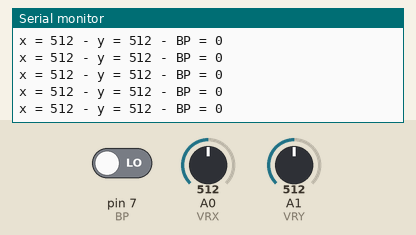
Recording of a sketch running on a simulated Arduino Uno, built with avr-gcc and run on an emulated ATmega328P. On the bench: the last lines printed to the serial monitor. The inputs (shaded band) are chosen by the test bench; at power-on: A0 (VRX) = 512, A1 (VRY) = 512, pin 7 (BP) LOW.

Above: at 1.2 s.
1.3 s: A0 (VRX) set to 716
At 1.56 s:
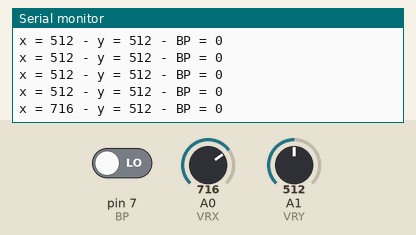
2.8 s: A1 (VRY) set to 716
At 2.97 s:
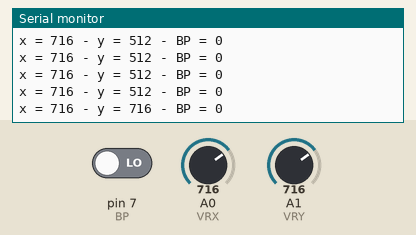
4.3 s: pin 7 (BP) driven HIGH
At 4.57 s:
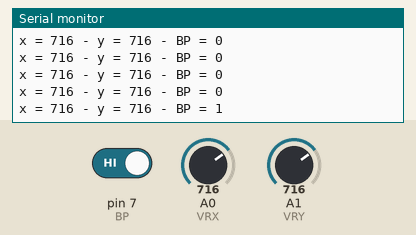
5.8 s: A0 (VRX) set to 900
At 5.98 s:
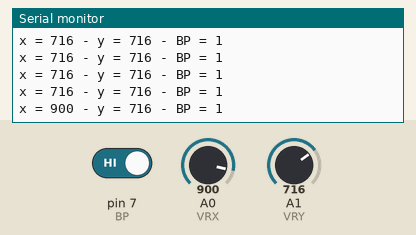
7.3 s: A1 (VRY) set to 900
At 7.38 s:
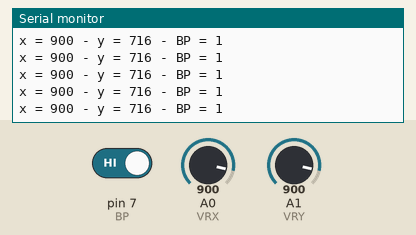
8.8 s: pin 7 (BP) driven LOW
At 8.99 s:
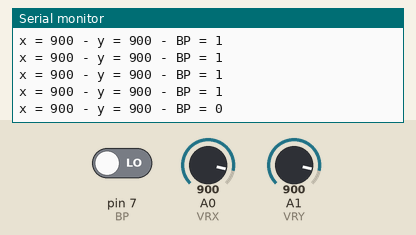
Timing chart, 0 to 11.3 s (numbered marks = the images above; inputs shaded):
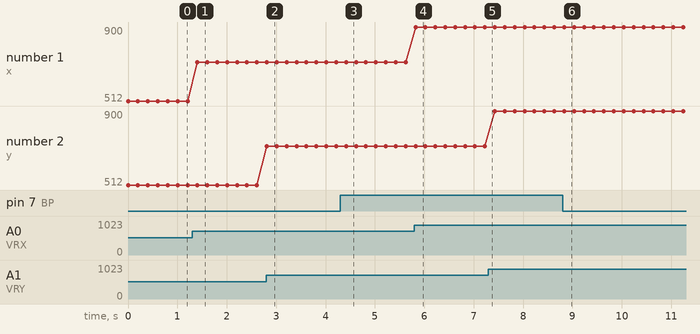

Measured:
- after the input at 1.3 s, the serial monitor: prints a new line after 0.11 s (image 1)
- after the input at 2.8 s, the serial monitor: prints a new line at once (image 2)
- after the input at 4.3 s, the serial monitor: prints a new line after 0.12 s (image 3)
- after the input at 5.8 s, the serial monitor: prints a new line at once (image 4)
- after the input at 8.8 s, the serial monitor: prints a new line at once (image 6)
- plotted number 1: 512 → 716 after the input at 1.3 s, 716 → 900 after the input at 5.8 s

The sketch:

Joystick.ino
```cpp
int VRX = A0;
int VRY = A1;
int BP = 7;

void setup() {
  Serial.begin(9600);

  pinMode(VRX, INPUT);
  pinMode(VRY, INPUT);
  pinMode(BP, INPUT);

}

void loop() {
  int x = analogRead(VRX);
  int y = analogRead(VRY);
  bool bp = digitalRead(BP);

  Serial.print("x = ");
  Serial.print(x);
  Serial.print(" - y = ");
  Serial.print(y);
  Serial.print(" - BP = ");
  Serial.print(bp);
  Serial.print("\n");

  delay(200);

}
```
